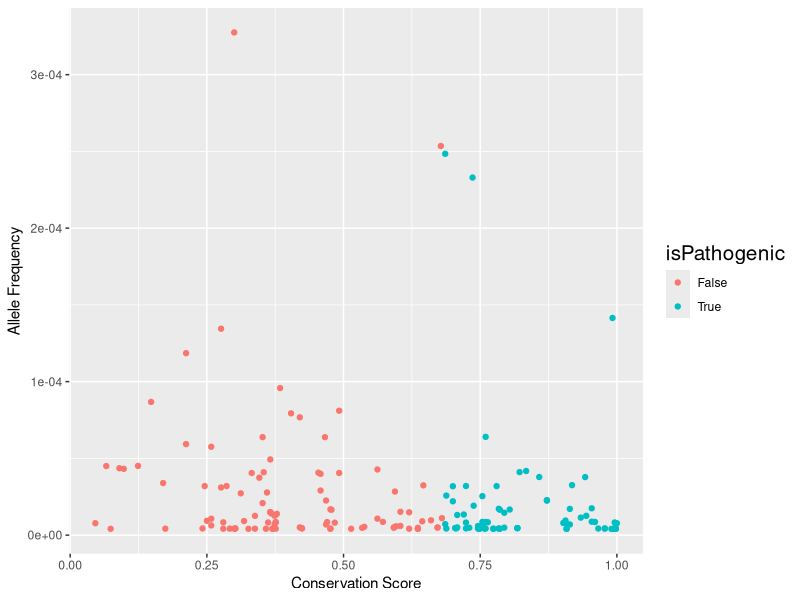

Here is the R script that generated this plot:
library(ggplot2)

df <- read.csv('../classification/classification_s=500.csv')
df[,1] <- NULL

pdf("allele_freq_corr_s=500.pdf")

ggplot(data=df, aes(x=cons_score , y=Allele_frequency, color=isPathogenic)) +
  xlab("Conservation Score")+ ylab("Allele Frequency")+ geom_point() + theme(legend.title = element_text(colour="Black", size=15)) 

dev.off()
